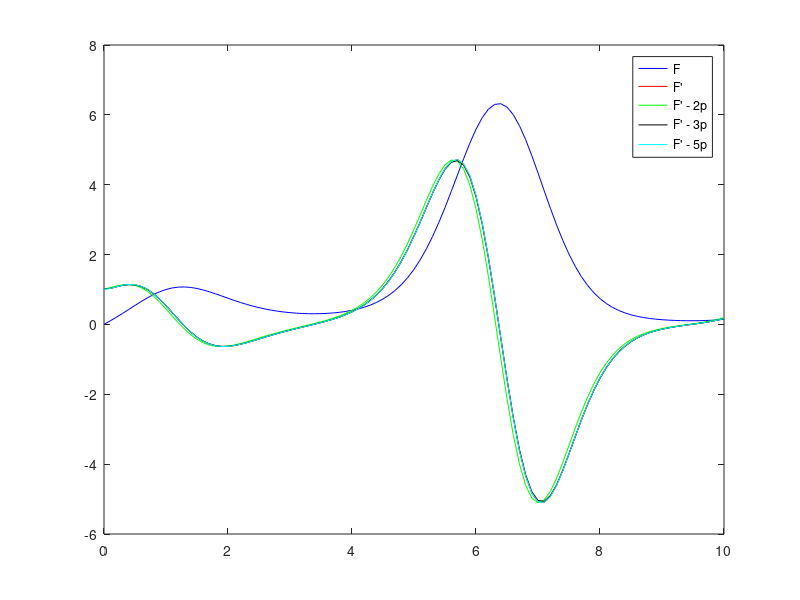

Reproduce this figure in MATLAB.
X = 0:0.1:10;
h = 0.1;

F = @(x) x^(cos(x));
F_p = @(x) x^(cos(x) - 1) * (cos(x) - x * log(x) * sin(x));
two_points_f = @(x) (F(x+h) - F(x)) / h;
three_points_f = @(x) (F(x+h) - F(x-h)) / (2 * h);
five_points_f = @(x) (1/(12*h)) * (F(x-2*h) - 8 * F(x-h) + 8 * F(x+h) - F(x+2*h));

for i=1:length(X)
  Y(i) = F(X(i));
  Y_p(i) = F_p(X(i));
  Y_two(i) = two_points_f(X(i));
  Y_three(i) = three_points_f(X(i));
  Y_five(i) = five_points_f(X(i));
endfor  

plot(
  X, Y, "-b;F;", 
  X, Y_p, "-r;F';", 
  X, Y_two, "-g;F' - 2p;", 
  X, Y_three, "-k;F' - 3p;",
  X, Y_five, "-c;F' - 5p;"
);